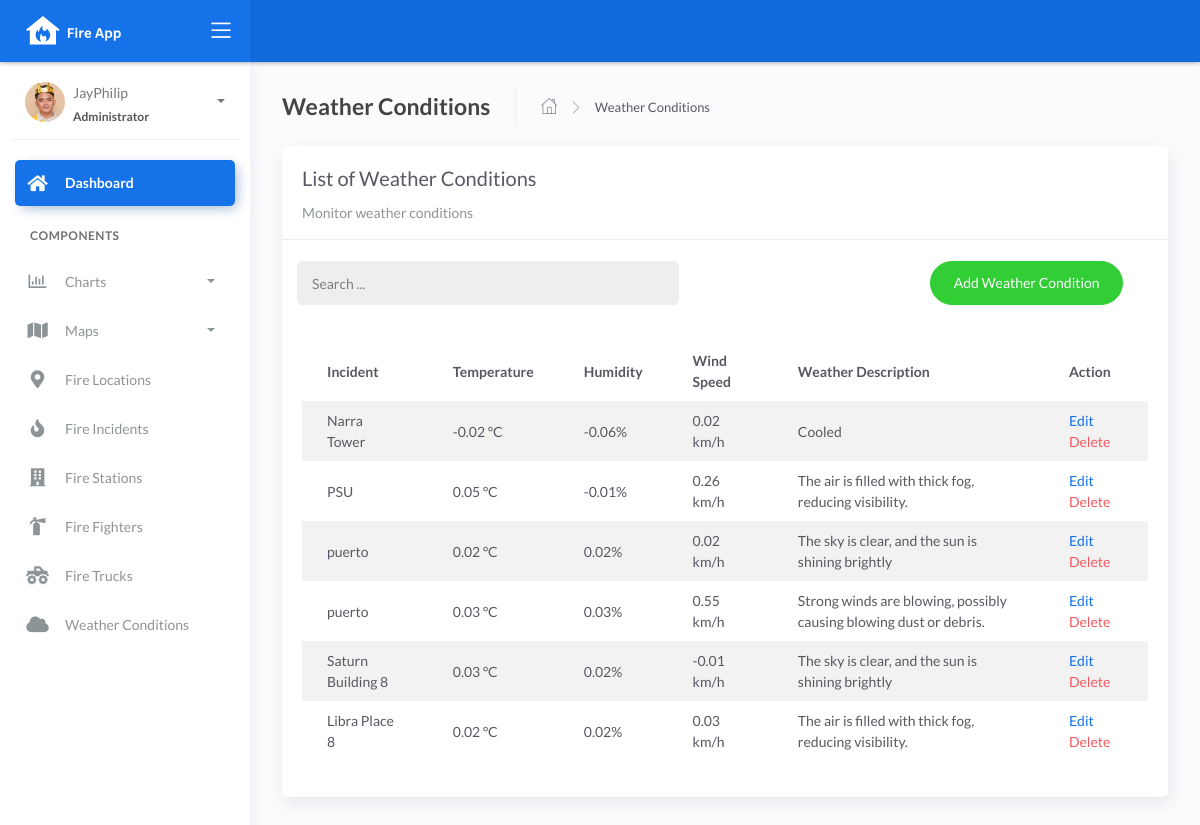
Page /weather_list on the committed database.
### fire/models.py (models this page shows, shortened)
class BaseModel(models.Model):
    created_at = models.DateTimeField(auto_now_add=True, db_index=True)
    updated_at = models.DateTimeField(auto_now=True)
    class Meta:
        abstract = True

class WeatherConditions(BaseModel):
    incident = models.ForeignKey(Incident, on_delete=models.CASCADE)
    temperature = models.DecimalField(max_digits=10, decimal_places=2)
    humidity = models.DecimalField(max_digits=10, decimal_places=2)
    wind_speed = models.DecimalField(max_digits=10, decimal_places=2)
    weather_description = models.CharField(max_length=150)

class Incident(BaseModel):
    SEVERITY_CHOICES = (
        ('Minor Fire', 'Minor Fire'),
        ('Moderate Fire', 'Moderate Fire'),
        ('Major Fire', 'Major Fire'),
    )
    location = models.ForeignKey(Locations, on_delete=models.CASCADE)
    date_time = models.DateTimeField(blank=True, null=True)
    severity_level = models.CharField(max_length=45, choices=SEVERITY_CHOICES)
    description = models.CharField(max_length=250)
    def __str__(self):
        return f"{self.location}"

class Locations(BaseModel):
    name = models.CharField(max_length=150)
    latitude = models.DecimalField(
        max_digits=22, decimal_places=16, null=True, blank=True)
    longitude = models.DecimalField(
        max_digits=22, decimal_places=16, null=True, blank=True)
    address = models.CharField(max_length=150)
    city = models.CharField(max_length=150)  # can be in separate table
    country = models.CharField(max_length=150)  # can be in separate table
    def __str__(self):
        return f"{self.name}"

### fire/views.py (the view)
# urls.py: path('weather_list', WeatherConditionsList.as_view(), name='weather-list'),
class WeatherConditionsList(ListView):
    model = WeatherConditions
    context_object_name = 'weather'
    template_name = "weatherconditions_list.html"
    paginate_by = 10
    def get_queryset(self, *args, **kwargs):
        qs = super(WeatherConditionsList, self).get_queryset(*args, **kwargs)
        if self.request.GET.get("q") != None:
             query = self.request.GET.get('q')
             qs = qs.filter(Q(incident__location__name__icontains=query) |
                            Q(weather_description__icontains=query))
        return qs

### templates/weatherconditions_list.html (shortened to what this page needs)
{% extends 'base.html' %} {% load static %} {% block content %}
<div class="content">
    <div class="page-inner">
        <div class="page-header">
            <h4 class="page-title">Weather Conditions</h4>
            <ul class="breadcrumbs">
                <li class="nav-home">
                    <a href="{%url 'dashboard-chart' %}">
                    <i class="flaticon-home"></i>
                    </a>
                </li>
                <li class="separator">
                    <i class="flaticon-right-arrow"></i>
                </li>
                <li class="nav-item">
                    <a href="#">Weather Conditions</a>
                </li>
            </ul>
        </div>
        <div class="row">
            <div class="col-md-12">
                <div class="card">
                    <div class="card-header">
                        <div class="card-title">List of Weather Conditions</div>
                        <div class="card-category">Monitor weather conditions</div>
                    </div>
                    <br>
                        <div class="col-md-12 row">
                            <div class="col-md-6">
                                <form class="navbar-left navbar-form nav-search mr-md-3" action="{% url 'weather-list' %}">
                                    <div class="input-group">
                                        <input type="text" placeholder="Search ..." class="form-control" name="q">
                                        <div class="input-group-append">
                                        <span class="input-group-text">
                                        </span>
                                        </div>
                                    </div>
                                </form>
                            </div>
                            <div class="col-md-6">
                                <div class="pull-right">
                                    <a href="{% url 'weather-add'%}" class="btn btn-success btn-rounded">Add Weather Condition</a>
                                </div>
                            </div>
                        </div>
                    <div class="card-body">
                        <table class="table table-striped mt-3">
                            <thead>
                                <tr>
                                    <th scope="col">Incident</th>
                                    <th scope="col">Temperature</th>
                                    <th scope="col">Humidity</th>
                                    <th scope="col">Wind Speed</th>
                                    <th scope="col">Weather Description</th>
                                    <th scope="col">Action</th>
                                </tr>
                            </thead>
                            <tbody>
                                {% for object in object_list %}
                                <tr>
                                    <td>{{ object.incident }}</td>
                                    <td>{{ object.temperature }} °C</td>
                                    <td>{{ object.humidity }}%</td>
                                    <td>{{ object.wind_speed }} km/h</td>
                                    <td>{{ object.weather_description }}</td>
                                    <td>
                                        <a href="weather_list/edit/{{ object.id }}">Edit</a>
                                        <a href="weather_list/delete/{{ object.id }}" class="text-danger">Delete</a>
                                    </td>
                                </tr>
                                {% empty %}
                                <tr>
                                    <td colspan="4" style="text-align: center">
                                    <p class="text-sm font-weight-bold mb-0">No Records Found</p>
                                    </td>
                                </tr>
                                {% endfor %}
                            </tbody>
                        </table>
                    </div>
                </div>
            </div>
        </div>
    </div>
</div>
{% endblock %}

### templates/base.html (shortened to what this page needs)
{% load static %}
<!DOCTYPE html>
<html lang="en">
  <head>
    <link rel="stylesheet" href="{% static 'css/bootstrap.min.css' %}" />
    <link rel="stylesheet" href="{% static 'css/atlantis.min.css' %}" />
  </head>
  <body>
    <div class="wrapper">
      <div class="main-header">
        <div class="logo-header" data-background-color="blue">
          <a href="{% url 'dashboard-chart' %}" class="logo">
            <img src="{% static 'img/fireapp.svg' %}" alt="navbar brand" class="navbar-brand" />
          </a>
          <div class="nav-toggle">
            <button class="btn btn-toggle toggle-sidebar">
              <i class="icon-menu"></i>
            </button>
          </div>
        </div>
        <nav class="navbar navbar-header navbar-expand-lg" data-background-color="blue2">
        </nav>
      </div>
      <div class="sidebar sidebar-style-2">
        <div class="sidebar-wrapper scrollbar scrollbar-inner">
          <div class="sidebar-content">
            <div class="user">
              <div class="avatar-sm float-left mr-2">
                <img src="{% static 'img/jay.jpg' %}" alt="..." class="avatar-img rounded-circle" />
              </div>
              <div class="info">
                <a data-toggle="collapse" href="#collapseExample" aria-expanded="true">
                  <span>
                   JayPhilip
                    <span class="user-level">Administrator</span>
                    <span class="caret"></span>
                  </span>
                </a>
              </div>
            </div>
            <ul class="nav nav-primary">
              <li class="nav-item active">
                <a href="{% url 'dashboard-chart' %}">
                  <i class="fas fa-home"></i>
                  <p>Dashboard</p>
                </a>
              </li>
              <li class="nav-section">
                <h4 class="text-section">Components</h4>
              </li>
              <li class="nav-item">
                <a data-toggle="collapse" href="#charts">
                  <i class="far fa-chart-bar"></i>
                  <p>Charts</p>
                  <span class="caret"></span>
                </a>
              </li>
              <li class="nav-item">
                <a data-toggle="collapse" href="#maps">
                    <i class="fas fa-map"></i>
                  <p>Maps</p>
                  <span class="caret"></span>
                </a>
              </li>
              <li class="nav-item">
                <a href="{% url 'locations-list' %}">
                  <i class="fas fa-map-marker-alt"></i>
                  <p>Fire Locations</p>
                </a>
              </li>
              <li class="nav-item">
                <a href="{% url 'incident-list' %}">
                  <i class="fas fa-fire"></i>
                  <p>Fire Incidents</p>
                </a>
              </li>
              <li class="nav-item">
                <a href="{% url 'firestation-list' %}">
                  <i class="fas fa-building"></i>
                  <p>Fire Stations</p>
                </a>
              </li>
              <li class="nav-item">
                <a href="{% url 'firefighters-list' %}">
                  <i class="fas fa-fire-extinguisher"></i>
                  <p>Fire Fighters</p>
                </a>
              </li>
              <li class="nav-item">
                <a href="{% url 'firetruck-list' %}">
                  <i class="fas fa-truck-monster"></i>
                  <p>Fire Trucks</p>
                </a>
              </li>
              <li class="nav-item">
                <a href="{% url 'weather-list' %}">
                  <i class="fas fa-cloud"></i>
                  <p>Weather Conditions</p>
                </a>
              </li>
            </ul>
          </div>
        </div>
      </div>
      <div class="main-panel">
        <div class="content">
          {% block content %}
          {% endblock %}
          </div>
        </div>
      </div>
  </body>
</html>

### rows in the picture
WeatherConditions: incident "Narra Tower", temperature "-0.02", humidity "-0.06", wind_speed "0.02", weather_description "Cooled"
WeatherConditions: incident "PSU", temperature "0.05", humidity "-0.01", wind_speed "0.26", weather_description "The air is filled with thick fog, reducing visibility."
WeatherConditions: incident "puerto", temperature "0.02", humidity "0.02", wind_speed "0.02", weather_description "The sky is clear, and the sun is shining brightly"
WeatherConditions: incident "puerto", temperature "0.03", humidity "0.03", wind_speed "0.55", weather_description "Strong winds are blowing, possibly causing blowing dust or debris."
WeatherConditions: incident "Saturn Building 8", temperature "0.03", humidity "0.02", wind_speed "-0.01", weather_description "The sky is clear, and the sun is shining brightly"
WeatherConditions: incident "Libra Place 8", temperature "0.02", humidity "0.02", wind_speed "0.03", weather_description "The air is filled with thick fog, reducing visibility."
